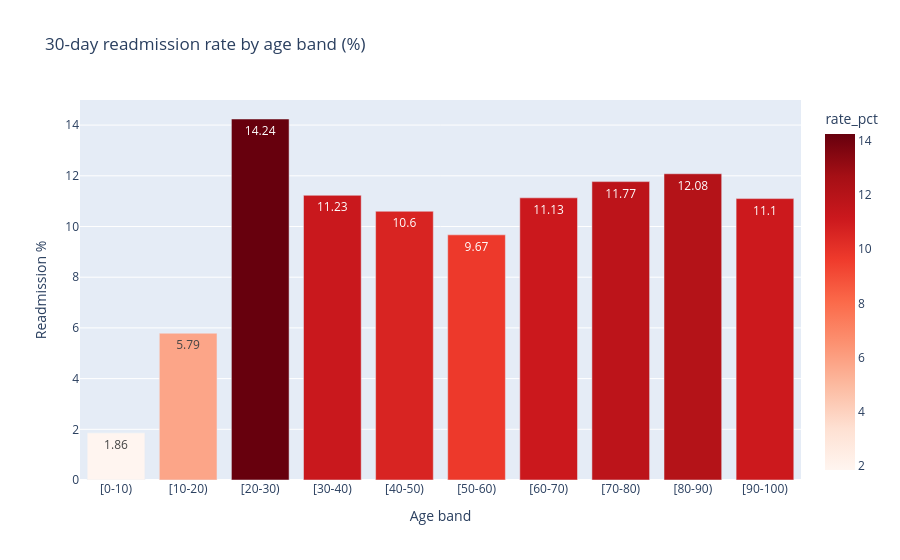

Write notebook code for a chart like this one.
### Markdown cell above
## 3. Bivariate analysis (vs 30-day readmission)

### Code cell
# Readmission rate by age — plotly (interactive business chart)
g = df.groupby("age")["readmitted_30_days"].agg(["mean", "count"]).reset_index()
g["rate_pct"] = (100*g["mean"]).round(2)
fig = px.bar(g, x="age", y="rate_pct", text="rate_pct", color="rate_pct",
             color_continuous_scale="Reds", title="30-day readmission rate by age band (%)")
fig.update_layout(xaxis_title="Age band", yaxis_title="Readmission %")
fig.show()
print(g.sort_values("rate_pct", ascending=False).head(3).to_string(index=False))

### Figure 1 — Plotly figure (JSON) as saved in the notebook; plotly's stock layout.template omitted (floating-point values rounded to 4 significant figures)
{"data": [{"hovertemplate": "age=%{x}<br>rate_pct=%{marker.color}<extra></extra>", "legendgroup": "", "marker": {"color": [1.86, 5.79, 14.24, 11.23, 10.6, 9.67, 11.13, 11.77, 12.08, 11.1], "coloraxis": "coloraxis", "pattern": {"shape": ""}}, "name": "", "orientation": "v", "showlegend": false, "text": [1.86, 5.79, 14.24, 11.23, 10.6, 9.67, 11.13, 11.77, 12.08, 11.1], "textposition": "auto", "type": "bar", "x": ["[0-10)", "[10-20)", "[20-30)", "[30-40)", "[40-50)", "[50-60)", "[60-70)", "[70-80)", "[80-90)", "[90-100)"], "xaxis": "x", "y": [1.86, 5.79, 14.24, 11.23, 10.6, 9.67, 11.13, 11.77, 12.08, 11.1], "yaxis": "y"}], "layout": {"barmode": "relative", "coloraxis": {"colorbar": {"title": {"text": "rate_pct"}}, "colorscale": [[0.0, "rgb(255,245,240)"], [0.125, "rgb(254,224,210)"], [0.25, "rgb(252,187,161)"], [0.375, "rgb(252,146,114)"], [0.5, "rgb(251,106,74)"], [0.625, "rgb(239,59,44)"], [0.75, "rgb(203,24,29)"], [0.875, "rgb(165,15,21)"], [1.0, "rgb(103,0,13)"]]}, "legend": {"tracegroupgap": 0}, "title": {"text": "30-day readmission rate by age band (%)"}, "xaxis": {"anchor": "y", "domain": [0.0, 1.0], "title": {"text": "Age band"}}, "yaxis": {"anchor": "x", "domain": [0.0, 1.0], "title": {"text": "Readmission %"}}}}
